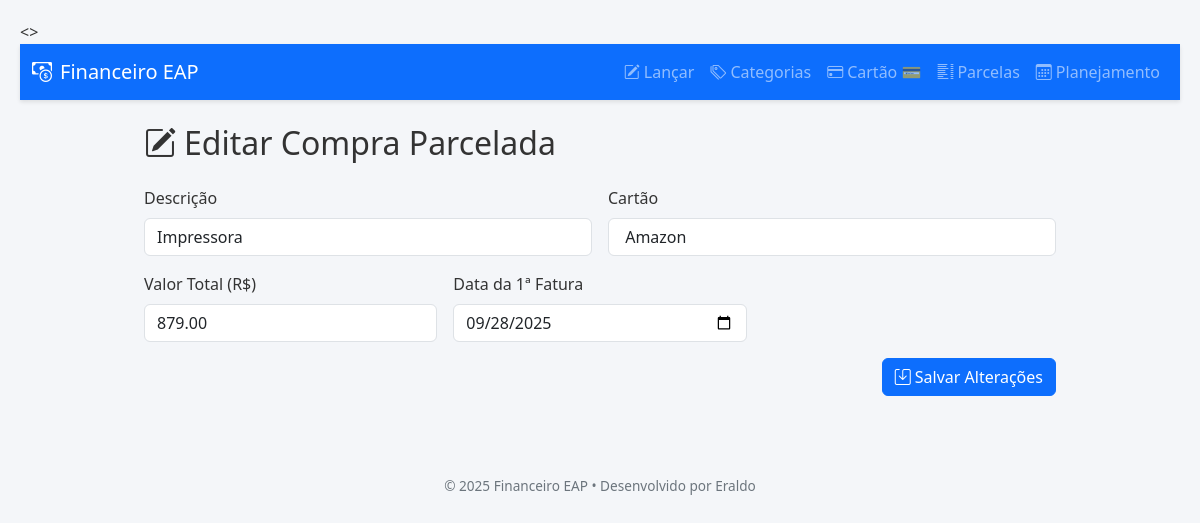
The page /cartao/editar/1 on the database its author committed.
### models.py (models this page shows)
class CompraCartao(db.Model):
    __tablename__ = "compras_cartao"
    id = db.Column(db.Integer, primary_key=True)
    descricao = db.Column(db.String(200), nullable=False)
    cartao = db.Column(db.String(100), nullable=True)
    valor_total = db.Column(db.Numeric(12, 2), nullable=False)
    total_parcelas = db.Column(db.Integer, nullable=False)
    data_primeira_fatura = db.Column(db.Date, nullable=False)
    criado_em = db.Column(db.Date, default=date.today, nullable=False)
    parcelas = db.relationship(
        "ParcelaCartao",
        back_populates="compra",
        cascade="all, delete-orphan",
        lazy="joined"
    )

### financeiro.py (the view, shortened to what this page needs)
@app.route("/cartao/editar/<int:id>", methods=["GET", "POST"])
def editar_compra_cartao(id):
    compra = CompraCartao.query.get_or_404(id)
    return render_template("editar_compra_cartao.html", compra=compra)

### financeiro.py (called while the page is built)
@app.context_processor
def inject_now():
    return {'now': datetime.now}

### templates/editar_compra_cartao.html (shortened to what this page needs)
{% extends "base.html" %}
{% block content %}
<div class="container mt-4">
  <h2 class="mb-4"><i class="bi bi-pencil-square me-2"></i>Editar Compra Parcelada</h2>
  <form method="POST" class="row g-3">
    <div class="col-md-6">
      <label for="descricao" class="form-label">Descrição</label>
      <input type="text" class="form-control" id="descricao" name="descricao" value="{{ compra.descricao }}" required>
    </div>
    <div class="col-md-6">
      <label for="cartao" class="form-label">Cartão</label>
      <input type="text" class="form-control" id="cartao" name="cartao" value="{{ compra.cartao }}" required>
    </div>
    <div class="col-md-4">
      <label for="valor_total" class="form-label">Valor Total (R$)</label>
      <input type="number" step="0.01" class="form-control" id="valor_total" name="valor_total" value="{{ compra.valor_total }}" required>
    </div>
    <div class="col-md-4">
      <label for="data_primeira_fatura" class="form-label">Data da 1ª Fatura</label>
      <input type="date" class="form-control" id="data_primeira_fatura" name="data_primeira_fatura" value="{{ compra.data_primeira_fatura.strftime('%Y-%m-%d') }}" required>
    </div>
    <div class="col-12 text-end">
      <button type="submit" class="btn btn-primary">
        <i class="bi bi-save me-1"></i>Salvar Alterações
      </button>
    </div>
  </form>
</div>
{% endblock %}

### templates/base.html (style rules this page uses)
.container { max-width: 960px; }

### rows shown on the page
CompraCartao: descricao "Impressora", cartao "Amazon", valor_total "879.00", data_primeira_fatura "09/28/2025"
